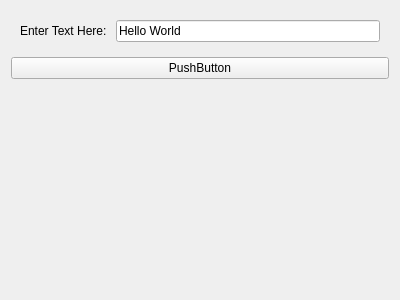
<?xml version="1.0" encoding="UTF-8"?>
<ui version="4.0">
 <class>sv4guiHello</class>
 <widget class="QWidget" name="sv4guiHello">
  <property name="geometry">
   <rect>
    <x>0</x>
    <y>0</y>
    <width>400</width>
    <height>300</height>
   </rect>
  </property>
  <property name="sizePolicy">
   <sizepolicy hsizetype="Preferred" vsizetype="Preferred">
    <horstretch>0</horstretch>
    <verstretch>0</verstretch>
   </sizepolicy>
  </property>
  <layout class="QVBoxLayout" name="verticalLayout">
   <item>
    <widget class="QWidget" name="widget" native="true">
     <layout class="QHBoxLayout" name="horizontalLayout">
      <item>
       <widget class="QLabel" name="helloLabel">
        <property name="text">
         <string>Enter Text Here: </string>
        </property>
       </widget>
      </item>
      <item>
       <widget class="QLineEdit" name="helloLineEdit">
        <property name="inputMask">
         <string/>
        </property>
        <property name="text">
         <string>Hello World</string>
        </property>
        <property name="placeholderText">
         <string>0</string>
        </property>
       </widget>
      </item>
     </layout>
    </widget>
   </item>
   <item>
    <widget class="QPushButton" name="helloPushButton">
     <property name="text">
      <string>PushButton</string>
     </property>
    </widget>
   </item>
   <item>
    <spacer name="verticalSpacer">
     <property name="orientation">
      <enum>Qt::Vertical</enum>
     </property>
     <property name="sizeHint" stdset="0">
      <size>
       <width>20</width>
       <height>40</height>
      </size>
     </property>
    </spacer>
   </item>
  </layout>
 </widget>
 <resources/>
 <connections/>
</ui>
